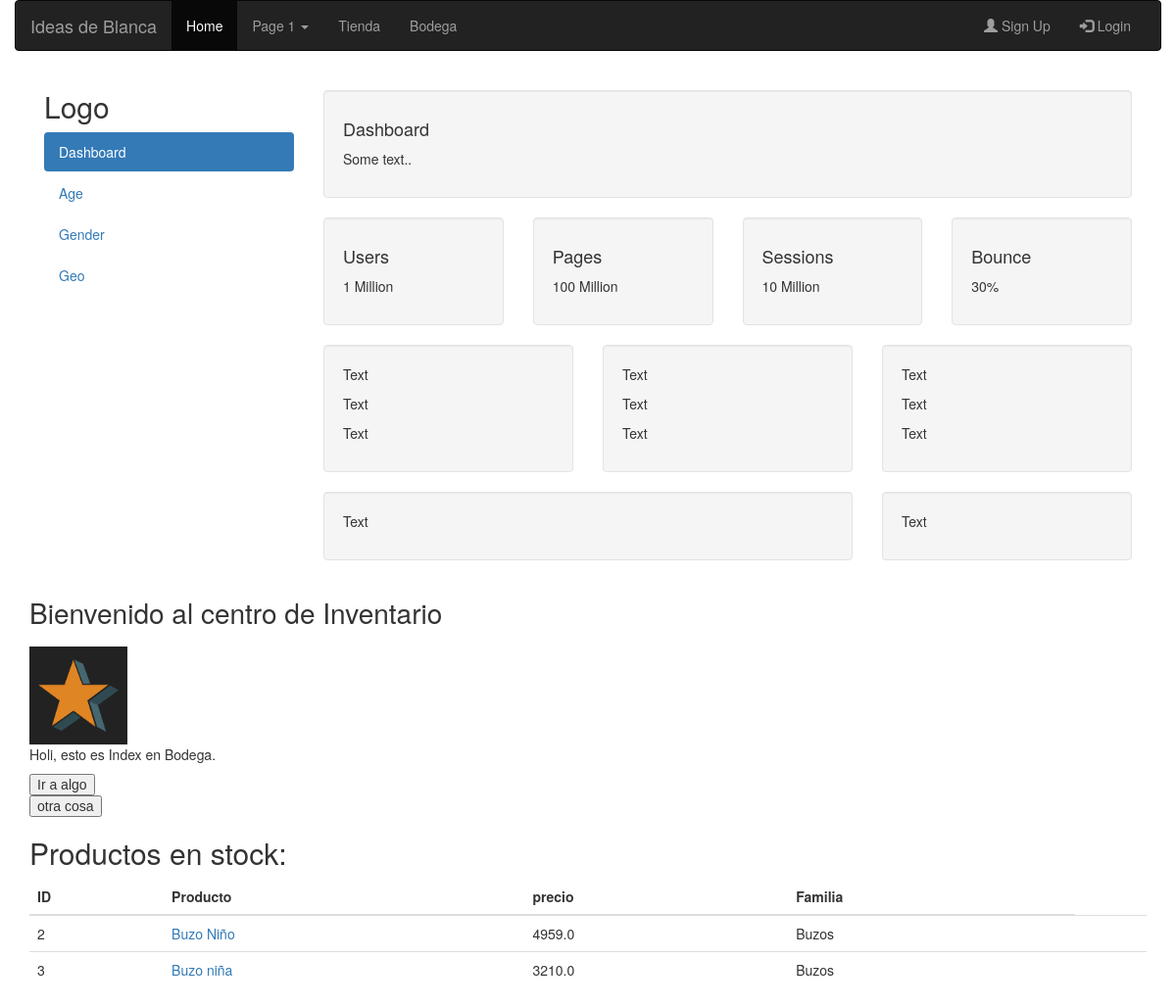
/bodega/ (signed in), run on the app's committed database.
### bodega/models.py (models this page shows, shortened)
class Producto(models.Model):
	TALLA_TAMANO 	=(
					('S', 'Small'),
					('M', 'Medium'),
					('L', 'Large')
					)
	familia 		= models.ForeignKey(Familia)
	nombre 			= models.CharField(max_length=200, unique=True)
	descripcion 	= models.CharField(max_length=300, null = True, blank= True)
	precio 			= models.FloatField(default=0)
	talla 			= models.CharField(max_length=1, choices=TALLA_TAMANO)
	creado			= models.DateTimeField(auto_now_add = True)
	modificado		= models.DateTimeField(auto_now = True)

class Familia(models.Model):
	nombre		= models.CharField(max_length=30, unique = True)
	descripcion 		= models.TextField(null = True, blank= True)
	creado				= models.DateTimeField(auto_now_add = True)
	modificado			= models.DateTimeField(auto_now = True)
	def __str__(self):
		return self.nombre

### bodega/views.py (the view)
class IndexView(generic.ListView):
	template_name 		= 'bodega/index.html'
	context_object_name = 'inventario'
	def get_queryset(self):
		return Producto.objects.all()

### bodega/templates/bodega/index.html (shortened to what this page needs)
{% extends "base.html" %}
{% load staticfiles %}
{% block content %}
{% include "bodega/analitycs.html" %}
  <div class="container">
        <h1>Bienvenido al centro de Inventario </h1>
        <img src="{% static '/tile.png' %}" alt="My image" width="100p" />
         {% if inventario %}
            <p>Holi, esto es Index en Bodega.</p>
            <div id="botones">
                <div>
                    <button class="ui-btn">Ir a algo</button>
                </div>
                <div>
                 <button class="ui-btn">otra cosa</button>
                </div>
            </div>
            <h2>Productos en stock:</h2>
            {% block productos %}
            {% if user.is_authenticated %}
                 <div class="table-responsive">
                      <table class="table">
                        <thead>
                            <tr>
                                <th>ID</th>
                                <th>Producto</th>
                                <th>precio</th>
                                <th>Familia</th>
                            </tr>
                        </thead>
                        <tbody>
                         {% for producto in inventario %}
                            <tr>
                                <td>{{producto.id}}</td>
                                <td><a href="{% url 'bodega:detalles' producto.id %}">{{producto.nombre}}</a></td>
                                <td>{{producto.precio}}</td>
                                <td>{{producto.familia}}</td>
                                <td>{{ProductoAtributo.id}}</td>
                            </tr>
                         {% endfor %}
                        </tbody>
                      </table>
                </div>
            {% endif%}
            {% endblock productos %}
        {% else %}
            <p>No hay Productos que mostrar</p>
        {% endif %}
      </div>
{% endblock content %}

### edTech/templates/base.html (shortened to what this page needs)
{% load staticfiles %}
<!DOCTYPE html>
<html class="no-js" lang="">
    <head>
        <link rel="stylesheet" href="https://maxcdn.bootstrapcdn.com/bootstrap/3.3.7/css/bootstrap.min.css">
	    <link rel="stylesheet" href="{% static 'lib/font-awesome/css/font-awesome.min.css' %}">
	    <link rel="stylesheet" href="{% static 'lib/simple-line-icons/css/simple-line-icons.css' %}">
	    <link rel="stylesheet" href="{% static 'lib/device-mockups/device-mockups.min.css' %}">
      <link rel="stylesheet" href="{% static 'css/normalize.css' %}">
      <link rel="stylesheet" href="{% static 'css/main.css' %}">
    </head>
    <body>
          <div class="container-fluid">
            <nav class="navbar navbar-inverse">
              <div class="container-fluid">
                <div class="navbar-header">
                  <a class="navbar-brand" href="#">Ideas de Blanca</a>
                </div>
                <div class="collapse navbar-collapse" id="myNavbar">
                  <ul class="nav navbar-nav">
                    <li class="active"><a href="{% url 'index' %}">Home</a></li>
                    <li class="dropdown">
                      <a class="dropdown-toggle" data-toggle="dropdown" href="#">Page 1 <span class="caret"></span></a>
                    </li>
                    <li><a href="{% url 'tienda:index' %}">Tienda</a></li>
                    <li><a href="{% url 'bodega:index' %}">Bodega</a></li>
                  </ul>
                  <ul class="nav navbar-nav navbar-right">
                    <li><a href="#"><span class="glyphicon glyphicon-user"></span> Sign Up</a></li>
                    <li><a href="#"><span class="glyphicon glyphicon-log-in"></span> Login</a></li>
                  </ul>
                </div>
              </div>
            </nav>
          </div>
        <div class="container-fluid">
		         {% block content %}
		         {% endblock content %}
		    </div>
    </body>
</html>

### bodega/templates/bodega/analitycs.html (shortened to what this page needs)
<div class="container-fluid">
    <div class="container-fluid">
      <div class="row content">
        <div class="col-sm-3 sidenav hidden-xs">
          <h2>Logo</h2>
          <ul class="nav nav-pills nav-stacked">
            <li class="active"><a href="#section1">Dashboard</a></li>
            <li><a href="#section2">Age</a></li>
            <li><a href="#section3">Gender</a></li>
            <li><a href="#section3">Geo</a></li>
          </ul><br>
        </div>
        <br>
        <div class="col-sm-9">
          <div class="well">
            <h4>Dashboard</h4>
            <p>Some text..</p>
          </div>
          <div class="row">
            <div class="col-sm-3">
              <div class="well">
                <h4>Users</h4>
                <p>1 Million</p>
              </div>
            </div>
            <div class="col-sm-3">
              <div class="well">
                <h4>Pages</h4>
                <p>100 Million</p>
              </div>
            </div>
            <div class="col-sm-3">
              <div class="well">
                <h4>Sessions</h4>
                <p>10 Million</p>
              </div>
            </div>
            <div class="col-sm-3">
              <div class="well">
                <h4>Bounce</h4>
                <p>30%</p>
              </div>
            </div>
          </div>
          <div class="row">
            <div class="col-sm-4">
              <div class="well">
                <p>Text</p>
                <p>Text</p>
                <p>Text</p>
              </div>
            </div>
            <div class="col-sm-4">
              <div class="well">
                <p>Text</p>
                <p>Text</p>
                <p>Text</p>
              </div>
            </div>
            <div class="col-sm-4">
              <div class="well">
                <p>Text</p>
                <p>Text</p>
                <p>Text</p>
              </div>
            </div>
          </div>
          <div class="row">
            <div class="col-sm-8">
              <div class="well">
                <p>Text</p>
              </div>
            </div>
            <div class="col-sm-4">
              <div class="well">
                <p>Text</p>
              </div>
            </div>
          </div>
        </div>
      </div>
    </div>
    </div>

### edTech/static/css/main.css (style rules this page uses)
html { color: #222; font-size: 1em; line-height: 1.4; }
audio, canvas, iframe, img, svg, video { vertical-align: middle; }

### data on the page
Producto: id "2", nombre "Buzo Niño", precio "4959.0", familia "Buzos"
Producto: id "3", nombre "Buzo niña", precio "3210.0", familia "Buzos"
